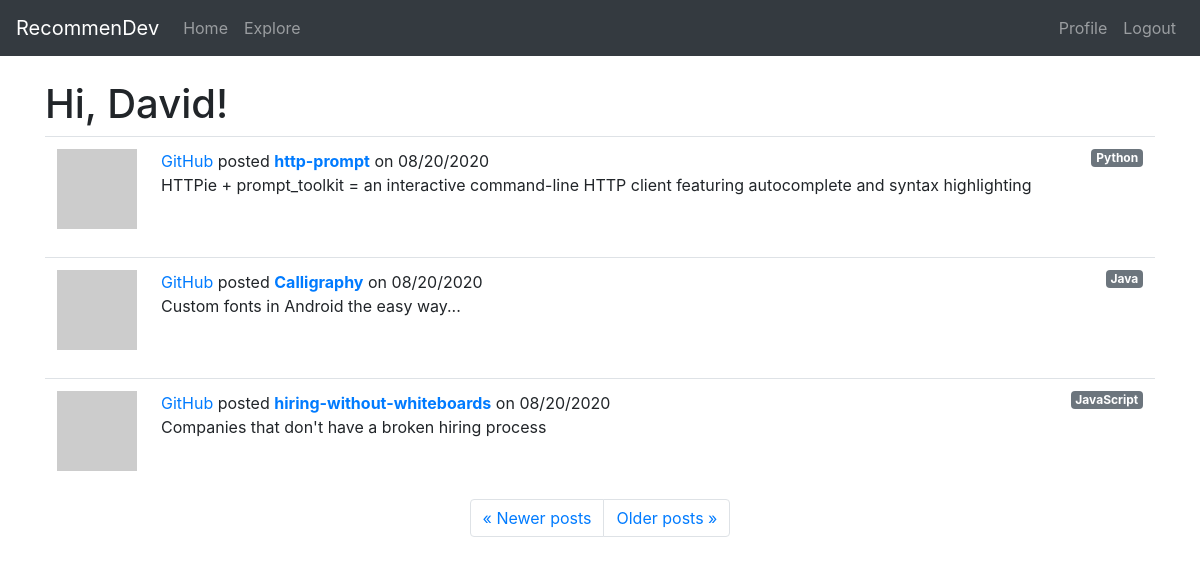
Screenshot of /explore?page=2 (signed in) with the database file from the repository.
### app/models.py (models this page shows, shortened)
class User(UserMixin, db.Model):
    id = db.Column(db.Integer, primary_key=True)
    username = db.Column(db.String(30), index=True, unique=True)
    email = db.Column(db.String(50), index=True, unique=True)
    password_hash = db.Column(db.String(128))
    projects = db.relationship('Project', backref='owner', lazy='dynamic')
    about_me = db.Column(db.String(140))
    last_seen = db.Column(db.DateTime, default=datetime.utcnow)
    followed = db.relationship(
        'User', secondary=followers,
        primaryjoin=(followers.c.follower_id == id),
        secondaryjoin=(followers.c.followed_id == id),
        backref=db.backref('followers', lazy='dynamic'), lazy='dynamic')
    rated = db.relationship(
        'Project', secondary=ratings,
        backref=db.backref('raters', lazy='dynamic'), lazy='dynamic')
    def avatar(self, size):
        digest = md5(self.email.lower().encode('utf-8')).hexdigest()
        return 'https://www.gravatar.com/avatar/{}?d=retro&s={}'.format(digest, size)

class Project(db.Model):
    id = db.Column(db.Integer, primary_key=True)
    user_id = db.Column(db.Integer, db.ForeignKey('user.id'))
    title = db.Column(db.String(60))
    description = db.Column(db.String(150))
    timestamp = db.Column(db.DateTime, index=True, default=datetime.utcnow)
    language = db.Column(db.String(15))
    git_url = db.Column(db.String(50))
    tags = db.Column(db.String(60))

### app/routes.py (the view)
@app.route('/explore')
@login_required
def explore():
    page = request.args.get('page', 1, type=int)
    projects = Project.query.order_by(Project.timestamp.desc()).paginate(page, app.config['POSTS_PER_PAGE'], False)
    next_url = url_for('explore', page=projects.next_num) \
        if projects.has_next else None
    prev_url = url_for('explore', page=projects.prev_num) \
        if projects.has_prev else None
    return render_template('index.html', title='Explore', projects=projects.items, next_url=next_url, prev_url=prev_url)

### app/models.py (called while the page is built)
@login.user_loader
def load_user(id):
    return User.query.get(int(id))

### app/routes.py (called while the page is built)
@app.before_request
def before_request():
    if current_user.is_authenticated:
        current_user.last_seen = datetime.utcnow()
        db.session.commit()

### app/templates/index.html (shortened to what this page needs)
{% extends "base.html" %}
{% block content %}
    <h1>Hi, {{ current_user.username }}!</h1>
    {% for project in projects %}
        {% include '_project.html' %}
    {% endfor %}
    <nav aria-label="...">
        <ul class="pagination justify-content-center">
            <li class="page-item{% if not prev_url %} disabled{% endif %}">
                <a class="page-link" href="{{ prev_url or '#' }}">
                    <span aria-hidden="true">&laquo;</span> Newer posts
                </a>
            </li>
            <li class="page-item{% if not next_url %} disabled{% endif %}">
                <a class="page-link" href="{{ next_url or '#' }}">
                    Older posts <span aria-hidden="true">&raquo;</span>
                </a>
            </li>
        </ul>
    </nav>
{% endblock %}

### app/templates/_project.html
<table class="table table-hover">
    <tr>
        <td width="70px">
            <a href="{{ url_for('user', username=project.owner.username) }}">
                {% if project.owner %}
                <img src="{{ project.owner.avatar(70) }}" />
                {% else %}
                <img src="https://via.placeholder.com/70" />
                {% endif %}
            </a>
        </td>
        <td>
            <span class="user_popup">
                <a href="{{ url_for('user', username=project.owner.username) }}">
                    {{ project.owner.username }}
                </a>
            </span>
            posted <a href="{{ url_for('project', id=project.id) }}"><b>{{ project.title }}</b></a> on {{ moment(project.timestamp).format('L') }}
            <a href="{% if project.language %} {{ url_for('language', language=project.language) }} {% endif %}" class="badge badge-secondary float-right">{% if project.language %} {{ project.language }} {% endif %}</a>
            <br> {% if project.description %} {{ project.description }} {% endif %}
        </td>
    </tr>
</table>

### rows the page displays
User: username "David"
Project: owner.username "GitHub", title "http-prompt", timestamp "08/20/2020", language "Python", description "HTTPie + prompt_toolkit = an interactive command-line HTTP client featuring autocomplete and syntax highlighting"
Project: owner.username "GitHub", title "Calligraphy", timestamp "08/20/2020", language "Java", description "Custom fonts in Android the easy way..."
Project: owner.username "GitHub", title "hiring-without-whiteboards", timestamp "08/20/2020", language "JavaScript", description "Companies that don't have a broken hiring process"
